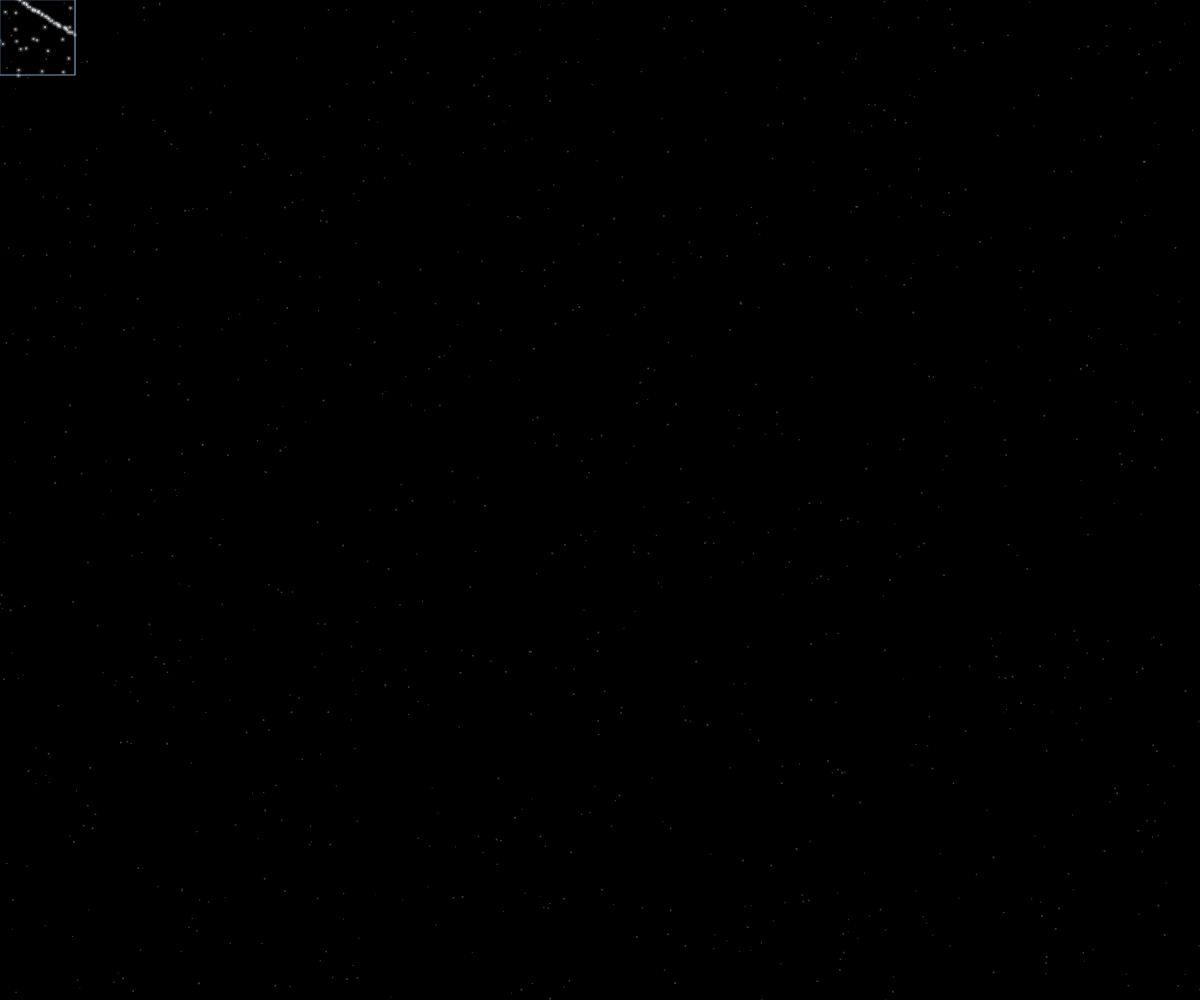
Frame 1 (no input)
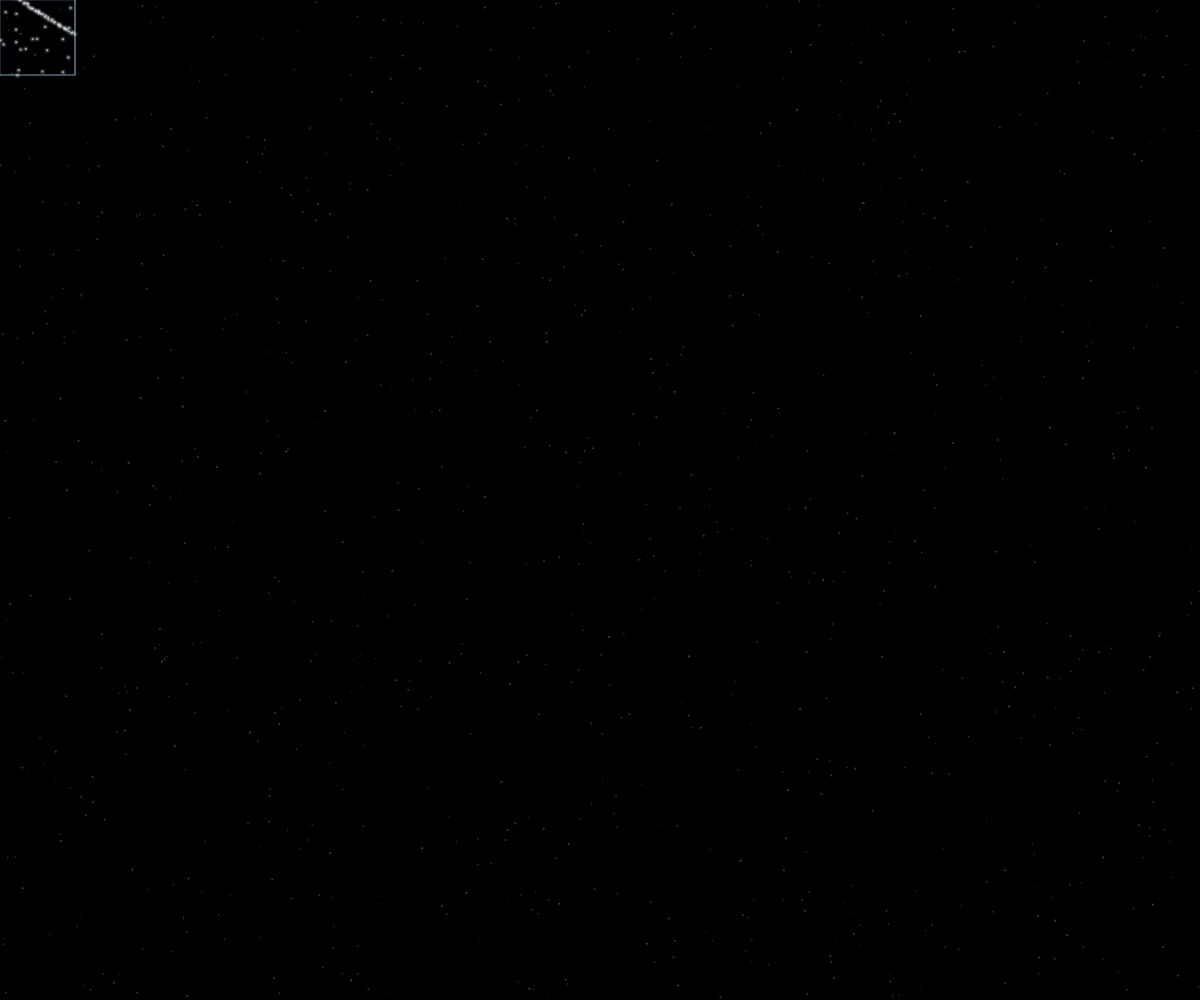
Frame 60 (no input)
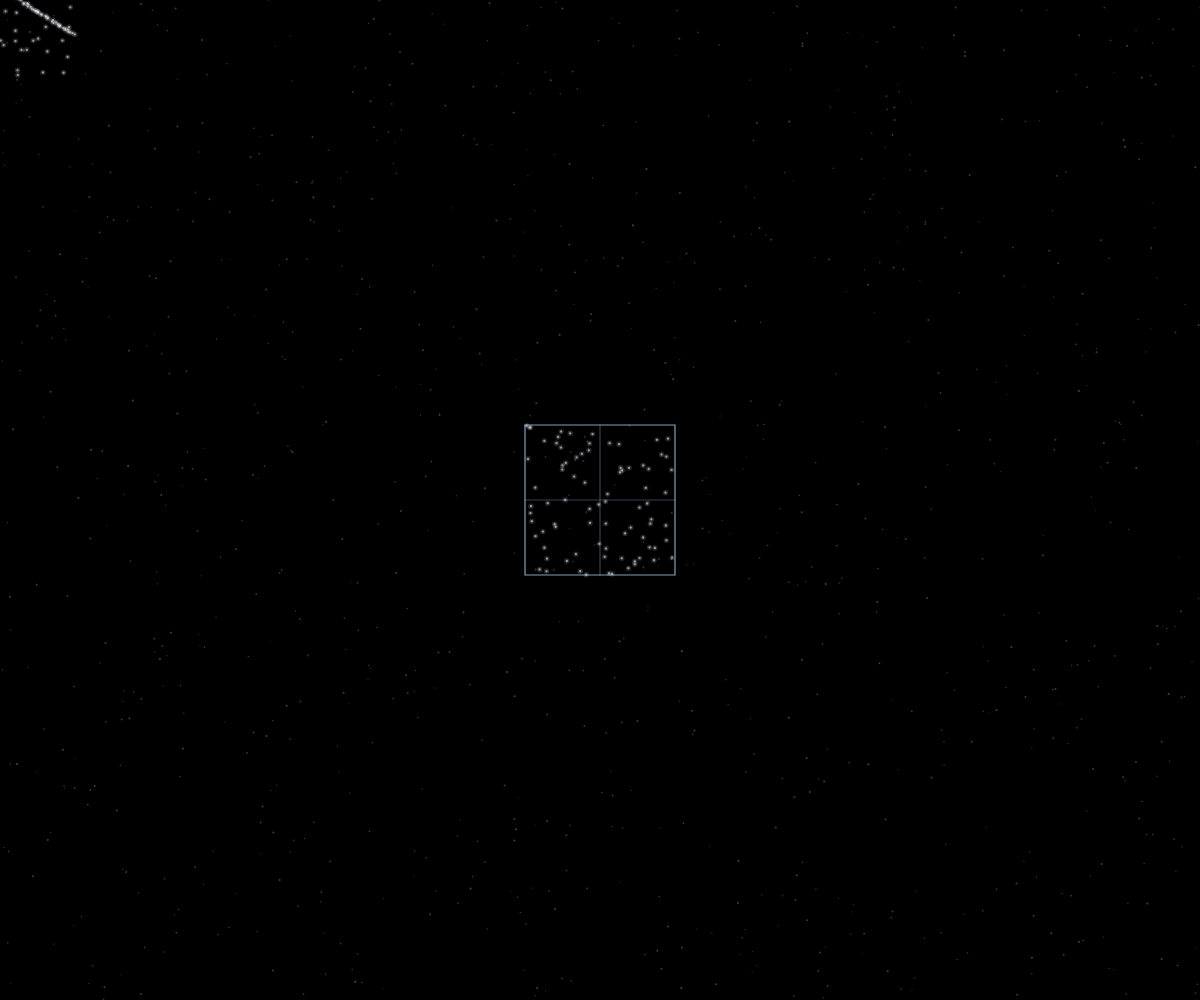
Frame 120 (the mouse pressed at the canvas centre since frame 60)

The p5.js sketch that drew these frames (run headless with seeded random() and noise() and a simulated clock; from frame 60 on, the mouse is pressed at the canvas centre):

// p5.js sketch
// ── sketch.js
let floatingParticles = [];
let roomPoints = [];

const FRAME_SIZE = 150;
const FLOATING_COUNT = 950;

// 猫
let cat;
let catObservedTrails = [];

// 箱
let boxArea = {};

// 最初は観測を開始しない
let hasActivatedObservation = false;

// 音
let audioStarted = false;
let bgmStarted = false;
let nextCatSoundFrame = 0;
let nextScratchFrame = 0;
let catPauseAnchorX = 0;
let catPauseAnchorY = 0;

// pointer（マウス / touch 共通）
let pointerX = 0;
let pointerY = 0;
let hasPointer = false;

function setup() {
  createCanvas(windowWidth, windowHeight);

  for (let i = 0; i < FLOATING_COUNT; i++) {
    floatingParticles.push({
      x: random(width),
      y: random(height),
      vx: random(-0.22, 0.22),
      vy: random(-0.22, 0.22),
      size: random(1, 2.2)
    });
  }

  createRoomPoints();
  initCat();
  scheduleNextCatSound(true);
  scheduleNextScratch(true);
}

function initCat() {
  cat = {
    x: width * 0.36,
    y: height * 0.84,
    targetX: width * 0.58,
    targetY: height * 0.80,
    state: "walk", // walk, pause, toBox, sleep
    dir: 1,
    speed: 0.65,
    timer: 0,
    sleepTimer: 0,
    posePhase: 0
  };
}

function draw() {
  background(0);

  drawFloatingParticles();
  updateObservation();
  updateCat();
  updateCatSounds();
  updateScratchSound();
  drawObservedRoom();
  drawObservedCatTrails();
  drawObservationFrame();
}

function getPointerPos() {
  return {
    x: hasPointer ? pointerX : mouseX,
    y: hasPointer ? pointerY : mouseY
  };
}

function startAudioIfNeeded() {
  audioStarted = true;
  if (!bgmStarted) {
    startBGM();
  }
}

function drawFloatingParticles() {
  noStroke();

  for (let p of floatingParticles) {
    p.x += p.vx;
    p.y += p.vy;

    if (p.x < 0) p.x = width;
    if (p.x > width) p.x = 0;
    if (p.y < 0) p.y = height;
    if (p.y > height) p.y = 0;

    fill(210, 230, 255, 68);
    circle(p.x, p.y, p.size);
  }
}

function createRoomPoints() {
  roomPoints = [];

  const floorFrontLeftX = width * -0.02;
  const floorFrontRightX = width * 1.02;
  const floorFrontY = height * 1.02;

  const floorBackLeftX = width * 0.18;
  const floorBackRightX = width * 0.82;
  const floorBackY = height * 0.66;

  const ceilingFrontLeftX = width * -0.01;
  const ceilingFrontRightX = width * 1.01;
  const ceilingFrontY = height * -0.02;

  const ceilingBackLeftX = width * 0.20;
  const ceilingBackRightX = width * 0.80;
  const ceilingBackY = height * 0.14;

  // 床
  addQuadFillPoints(
    floorFrontLeftX, floorFrontY,
    floorFrontRightX, floorFrontY,
    floorBackRightX, floorBackY,
    floorBackLeftX, floorBackY,
    1800
  );
  addLinePoints(floorFrontLeftX, floorFrontY, floorFrontRightX, floorFrontY, 260);
  addLinePoints(floorBackLeftX, floorBackY, floorBackRightX, floorBackY, 180);
  addLinePoints(floorFrontLeftX, floorFrontY, floorBackLeftX, floorBackY, 120);
  addLinePoints(floorFrontRightX, floorFrontY, floorBackRightX, floorBackY, 120);

  // 天井
  addQuadFillPoints(
    ceilingFrontLeftX, ceilingFrontY,
    ceilingFrontRightX, ceilingFrontY,
    ceilingBackRightX, ceilingBackY,
    ceilingBackLeftX, ceilingBackY,
    850
  );
  addLinePoints(ceilingFrontLeftX, ceilingFrontY, ceilingFrontRightX, ceilingFrontY, 180);
  addLinePoints(ceilingBackLeftX, ceilingBackY, ceilingBackRightX, ceilingBackY, 140);
  addLinePoints(ceilingFrontLeftX, ceilingFrontY, ceilingBackLeftX, ceilingBackY, 85);
  addLinePoints(ceilingFrontRightX, ceilingFrontY, ceilingBackRightX, ceilingBackY, 85);

  // 左壁
  addQuadFillPoints(
    floorFrontLeftX, floorFrontY,
    floorBackLeftX, floorBackY,
    ceilingBackLeftX, ceilingBackY,
    ceilingFrontLeftX, ceilingFrontY,
    1000
  );
  addLinePoints(floorFrontLeftX, floorFrontY, floorBackLeftX, floorBackY, 110);
  addLinePoints(ceilingFrontLeftX, ceilingFrontY, ceilingBackLeftX, ceilingBackY, 80);
  addLinePoints(floorFrontLeftX, floorFrontY, ceilingFrontLeftX, ceilingFrontY, 110);
  addLinePoints(floorBackLeftX, floorBackY, ceilingBackLeftX, ceilingBackY, 95);

  // 右壁
  addQuadFillPoints(
    floorBackRightX, floorBackY,
    floorFrontRightX, floorFrontY,
    ceilingFrontRightX, ceilingFrontY,
    ceilingBackRightX, ceilingBackY,
    1000
  );
  addLinePoints(floorFrontRightX, floorFrontY, floorBackRightX, floorBackY, 110);
  addLinePoints(ceilingFrontRightX, ceilingFrontY, ceilingBackRightX, ceilingBackY, 80);
  addLinePoints(floorFrontRightX, floorFrontY, ceilingFrontRightX, ceilingFrontY, 110);
  addLinePoints(floorBackRightX, floorBackY, ceilingBackRightX, ceilingBackY, 95);

  // 奥壁
  addQuadFillPoints(
    floorBackLeftX, floorBackY,
    floorBackRightX, floorBackY,
    ceilingBackRightX, ceilingBackY,
    ceilingBackLeftX, ceilingBackY,
    1200
  );
  addLinePoints(floorBackLeftX, floorBackY, floorBackRightX, floorBackY, 180);
  addLinePoints(ceilingBackLeftX, ceilingBackY, ceilingBackRightX, ceilingBackY, 180);
  addLinePoints(floorBackLeftX, floorBackY, ceilingBackLeftX, ceilingBackY, 110);
  addLinePoints(floorBackRightX, floorBackY, ceilingBackRightX, ceilingBackY, 110);

  createDoor();
  createHangingLight();
  createOutlet();

  createDesk();
  createChair();
  createSofa();
  createHangerRack();
  createBox();
}

function createDoor() {
  const x = width * 0.29;
  const y = height * 0.30;
  const w = width * 0.11;
  const h = height * 0.36;

  addRoundedRectPoints(x, y, w, h, 220);
  addLinePoints(x, y, x + w, y, 45);
  addLinePoints(x, y + h, x + w, y + h, 45);
  addLinePoints(x, y, x, y + h, 50);
  addLinePoints(x + w, y, x + w, y + h, 50);

  addLinePoints(x + w * 0.08, y + h * 0.04, x + w * 0.92, y + h * 0.04, 26);
  addLinePoints(x + w * 0.08, y + h * 0.96, x + w * 0.92, y + h * 0.96, 26);
  addLinePoints(x + w * 0.08, y + h * 0.04, x + w * 0.08, y + h * 0.96, 30);
  addLinePoints(x + w * 0.92, y + h * 0.04, x + w * 0.92, y + h * 0.96, 30);

  addEllipsePoints(x + w * 0.82, y + h * 0.56, width * 0.010, height * 0.018, 18);
}

function createHangingLight() {
  const cx = width * 0.58;
  const topY = height * 0.10;
  const bulbY = height * 0.22;

  addLinePoints(cx, topY, cx, bulbY - height * 0.025, 45);
  addRectPoints(cx - width * 0.008, bulbY - height * 0.035, width * 0.016, height * 0.010, 18);
  addEllipsePoints(cx, bulbY, width * 0.028, height * 0.040, 45);
  addEllipsePoints(cx, bulbY + height * 0.004, width * 0.014, height * 0.018, 20);

  addEllipsePoints(cx, bulbY + height * 0.006, width * 0.065, height * 0.028, 34);
  addEllipsePoints(cx, bulbY + height * 0.008, width * 0.110, height * 0.050, 46);

  for (let i = 0; i < 80; i++) {
    roomPoints.push({
      x: cx + random(-width * 0.07, width * 0.07),
      y: bulbY + random(-height * 0.03, height * 0.08),
      observed: false
    });
  }
}

function createOutlet() {
  // 左壁に貼り付いた感じのコンセント
  const x = width * 0.145;
  const y = height * 0.715;
  const w = width * 0.018;
  const h = height * 0.042;
  const skew = width * 0.010;

  const p1 = { x: x,     y: y };
  const p2 = { x: x + w, y: y - skew * 0.35 };
  const p3 = { x: x + w, y: y + h - skew * 0.35 };
  const p4 = { x: x,     y: y + h };

  addPolygonFillPoints([p1, p2, p3, p4], 46);
  addLinePoints(p1.x, p1.y, p2.x, p2.y, 10);
  addLinePoints(p2.x, p2.y, p3.x, p3.y, 10);
  addLinePoints(p3.x, p3.y, p4.x, p4.y, 10);
  addLinePoints(p4.x, p4.y, p1.x, p1.y, 10);

  const inset = width * 0.0028;
  const q1 = { x: x + inset,     y: y + inset * 1.1 };
  const q2 = { x: x + w - inset, y: y - skew * 0.35 + inset * 0.6 };
  const q3 = { x: x + w - inset, y: y + h - skew * 0.35 - inset * 0.6 };
  const q4 = { x: x + inset,     y: y + h - inset * 1.1 };

  addLinePoints(q1.x, q1.y, q2.x, q2.y, 8);
  addLinePoints(q2.x, q2.y, q3.x, q3.y, 8);
  addLinePoints(q3.x, q3.y, q4.x, q4.y, 8);
  addLinePoints(q4.x, q4.y, q1.x, q1.y, 8);

  const leftSlotX = x + w * 0.34;
  const rightSlotX = x + w * 0.64;

  addLinePoints(leftSlotX,  y + h * 0.26, leftSlotX,  y + h * 0.42, 5);
  addLinePoints(rightSlotX, y + h * 0.24, rightSlotX, y + h * 0.40, 5);
  addLinePoints(leftSlotX,  y + h * 0.59, leftSlotX,  y + h * 0.75, 5);
  addLinePoints(rightSlotX, y + h * 0.57, rightSlotX, y + h * 0.73, 5);
}

function createDesk() {
  const x = width * 0.14;
  const y = height * 0.71;
  const w = width * 0.20;
  const h = height * 0.020;

  addRectPoints(x, y, w, h, 210);
  addLinePoints(x, y, x + w, y, 60);
  addLinePoints(x, y + h, x + w, y + h, 60);

  addLinePoints(x + w * 0.08, y + h, x + w * 0.08, height * 0.90, 42);
  addLinePoints(x + w * 0.28, y + h, x + w * 0.28, height * 0.90, 42);
  addLinePoints(x + w * 0.74, y + h, x + w * 0.74, height * 0.90, 42);
  addLinePoints(x + w * 0.92, y + h, x + w * 0.92, height * 0.90, 42);
}

function createChair() {
  const x = width * 0.20;
  const y = height * 0.78;
  const w = width * 0.08;
  const seatH = height * 0.020;
  const backH = height * 0.09;

  addRoundedRectPoints(x, y, w, seatH, 70);
  addLinePoints(x, y, x + w, y, 18);
  addLinePoints(x, y + seatH, x + w, y + seatH, 18);

  addRoundedRectPoints(x + w * 0.08, y - backH, w * 0.84, backH, 70);
  addLinePoints(x + w * 0.08, y - backH, x + w * 0.92, y - backH, 18);

  addLinePoints(x + w * 0.18, y + seatH, x + w * 0.18, y + height * 0.10, 16);
  addLinePoints(x + w * 0.82, y + seatH, x + w * 0.82, y + height * 0.10, 16);
  addLinePoints(x + w * 0.26, y - backH * 0.1, x + w * 0.26, y, 16);
  addLinePoints(x + w * 0.74, y - backH * 0.1, x + w * 0.74, y, 16);
}

function createSofa() {
  const x = width * 0.49;
  const y = height * 0.70;
  const w = width * 0.25;
  const seatH = height * 0.07;
  const backH = height * 0.12;
  const armW = width * 0.038;
  const baseH = height * 0.028;
  const depthLift = height * 0.014;

  addRoundedRectPoints(x, y - backH, w, backH, 340);
  addRoundedRectPoints(x, y, w, seatH, 320);
  addRectPoints(x + w * 0.02, y + seatH, w * 0.96, baseH, 120);

  addRoundedRectPoints(x - armW, y - height * 0.01, armW, seatH + baseH, 120);
  addRoundedRectPoints(x + w, y - height * 0.01, armW, seatH + baseH, 120);

  addLinePoints(x, y - backH, x + w, y - backH, 80);
  addLinePoints(x, y - backH, x, y + seatH * 0.15, 50);
  addLinePoints(x + w, y - backH, x + w, y + seatH * 0.15, 50);
  addLinePoints(x, y + seatH, x + w, y + seatH, 90);
  addLinePoints(x, y, x + w, y, 70);

  addLinePoints(x - armW, y - height * 0.01, x, y - height * 0.01, 24);
  addLinePoints(x + w, y - height * 0.01, x + w + armW, y - height * 0.01, 24);

  addRoundedRectPoints(x + w * 0.06, y + seatH * 0.08, w * 0.38, seatH * 0.52, 120);
  addRoundedRectPoints(x + w * 0.56, y + seatH * 0.08, w * 0.38, seatH * 0.52, 120);

  addRoundedRectPoints(x + w * 0.06, y - backH * 0.78, w * 0.38, backH * 0.54, 110);
  addRoundedRectPoints(x + w * 0.56, y - backH * 0.78, w * 0.38, backH * 0.54, 110);

  addLinePoints(x + w * 0.50, y + seatH * 0.12, x + w * 0.50, y + seatH * 0.92, 35);
  addLinePoints(x + w * 0.50, y - backH * 0.76, x + w * 0.50, y - backH * 0.08, 35);

  addEllipsePoints(x + w * 0.24, y + seatH * 0.72, w * 0.22, seatH * 0.58, 75);
  addEllipsePoints(x + w * 0.76, y + seatH * 0.72, w * 0.22, seatH * 0.58, 75);

  addLinePoints(x + w * 0.06, y + depthLift, x + w * 0.94, y + depthLift, 45);

  const legY1 = y + seatH + baseH;
  const legY2 = legY1 + height * 0.035;
  addLinePoints(x + w * 0.10, legY1, x + w * 0.10, legY2, 18);
  addLinePoints(x + w * 0.90, legY1, x + w * 0.90, legY2, 18);
  addLinePoints(x + w * 0.18, legY1, x + w * 0.18, legY2, 16);
  addLinePoints(x + w * 0.82, legY1, x + w * 0.82, legY2, 16);
}

function createHangerRack() {
  const leftX = width * 0.77;
  const rightX = width * 0.93;
  const topY = height * 0.24;
  const bottomY = height * 0.90;

  addLinePoints(leftX, topY, rightX, topY, 85);
  addLinePoints(leftX + width * 0.02, topY, leftX + width * 0.02, bottomY, 95);
  addLinePoints(rightX - width * 0.02, topY, rightX - width * 0.02, bottomY, 95);
  addLinePoints(leftX, bottomY, rightX, bottomY, 70);

  addShirt(leftX + width * 0.010, topY + height * 0.05, width * 0.040, height * 0.17);
  addShirt(leftX + width * 0.050, topY + height * 0.055, width * 0.045, height * 0.18);
  addShirt(leftX + width * 0.095, topY + height * 0.048, width * 0.042, height * 0.175);
  addShirt(leftX + width * 0.138, topY + height * 0.058, width * 0.038, height * 0.16);
}

function createBox() {
  const x = width * 0.34;
  const y = height * 0.82;
  const w = width * 0.11;
  const h = height * 0.08;

  boxArea = {
    x: x + w * 0.10,
    y: y + h * 0.08,
    w: w * 0.80,
    h: h * 0.75,
    centerX: x + w * 0.50,
    centerY: y + h * 0.52
  };

  addRectPoints(x, y, w, h, 180);
  addLinePoints(x, y, x + w, y, 38);
  addLinePoints(x, y + h, x + w, y + h, 38);
  addLinePoints(x, y, x, y + h, 28);
  addLinePoints(x + w, y, x + w, y + h, 28);

  addPolygonFillPoints([
    {x:x, y:y},
    {x:x + w * 0.25, y:y - h * 0.18},
    {x:x + w * 0.50, y:y},
    {x:x + w * 0.22, y:y + h * 0.02}
  ], 35);

  addPolygonFillPoints([
    {x:x + w * 0.50, y:y},
    {x:x + w * 0.75, y:y - h * 0.18},
    {x:x + w, y:y},
    {x:x + w * 0.78, y:y + h * 0.02}
  ], 35);

  addLinePoints(x, y, x + w * 0.25, y - h * 0.18, 12);
  addLinePoints(x + w * 0.25, y - h * 0.18, x + w * 0.50, y, 12);
  addLinePoints(x + w * 0.50, y, x + w * 0.75, y - h * 0.18, 12);
  addLinePoints(x + w * 0.75, y - h * 0.18, x + w, y, 12);

  addLinePoints(x + w * 0.50, y + h * 0.08, x + w * 0.50, y + h * 0.92, 20);
}

function addShirt(x, y, w, h) {
  addLinePoints(x + w * 0.50, y - h * 0.22, x + w * 0.34, y - h * 0.10, 10);
  addLinePoints(x + w * 0.50, y - h * 0.22, x + w * 0.66, y - h * 0.10, 10);
  addLinePoints(x + w * 0.34, y - h * 0.10, x + w * 0.66, y - h * 0.10, 14);

  const pts = [
    { x: x + w * 0.32, y: y },
    { x: x + w * 0.22, y: y + h * 0.10 },
    { x: x + w * 0.02, y: y + h * 0.22 },
    { x: x + w * 0.14, y: y + h * 0.42 },
    { x: x + w * 0.26, y: y + h * 0.36 },
    { x: x + w * 0.22, y: y + h * 0.98 },
    { x: x + w * 0.78, y: y + h * 0.98 },
    { x: x + w * 0.74, y: y + h * 0.36 },
    { x: x + w * 0.86, y: y + h * 0.42 },
    { x: x + w * 0.98, y: y + h * 0.22 },
    { x: x + w * 0.78, y: y + h * 0.10 },
    { x: x + w * 0.68, y: y }
  ];

  addPolygonFillPoints(pts, 150);

  for (let i = 0; i < pts.length; i++) {
    const a = pts[i];
    const b = pts[(i + 1) % pts.length];
    addLinePoints(a.x, a.y, b.x, b.y, 14);
  }

  addLinePoints(x + w * 0.42, y + h * 0.02, x + w * 0.58, y + h * 0.02, 8);
}

function updateCat() {
  cat.timer++;

  if (cat.state === "walk") {
    moveCatToward(cat.targetX, cat.targetY, cat.speed);
    cat.posePhase += 0.12;

    if (dist(cat.x, cat.y, cat.targetX, cat.targetY) < 10) {
      if (random() < 0.28) {
        cat.state = "pause";
        cat.timer = 0;
        catPauseAnchorX = cat.x;
        catPauseAnchorY = cat.y;
      } else if (random() < 0.22) {
        cat.state = "toBox";
        cat.targetX = boxArea.centerX;
        cat.targetY = boxArea.centerY;
      } else {
        chooseNewCatTarget();
      }
    }
  } else if (cat.state === "pause") {
    cat.posePhase += 0.03;
    cat.x = lerp(cat.x, catPauseAnchorX, 0.15);
    cat.y = lerp(cat.y, catPauseAnchorY, 0.15);

    if (cat.timer > int(random(45, 110))) {
      if (random() < 0.30) {
        cat.state = "toBox";
        cat.targetX = boxArea.centerX;
        cat.targetY = boxArea.centerY;
      } else {
        cat.state = "walk";
        chooseNewCatTarget();
      }
      cat.timer = 0;
    }
  } else if (cat.state === "toBox") {
    moveCatToward(cat.targetX, cat.targetY, cat.speed * 0.9);
    cat.posePhase += 0.10;
    if (dist(cat.x, cat.y, cat.targetX, cat.targetY) < 8) {
      cat.state = "sleep";
      cat.sleepTimer = 0;
      cat.timer = 0;
    }
  } else if (cat.state === "sleep") {
    cat.sleepTimer++;
    cat.posePhase += 0.04;
    cat.x = lerp(cat.x, boxArea.centerX, 0.12);
    cat.y = lerp(cat.y, boxArea.centerY + boxArea.h * 0.04, 0.12);

    if (cat.sleepTimer > int(random(180, 360))) {
      cat.state = "walk";
      chooseNewCatTarget();
      cat.timer = 0;
    }
  }

  if (cat.state !== "sleep") {
    cat.dir = cat.targetX >= cat.x ? 1 : -1;
  }

  observeCatIfInsideFrame();
}

function chooseNewCatTarget() {
  cat.targetX = random(width * 0.22, width * 0.78);
  cat.targetY = random(height * 0.73, height * 0.89);
}

function moveCatToward(tx, ty, spd) {
  const dx = tx - cat.x;
  const dy = ty - cat.y;
  const d = sqrt(dx * dx + dy * dy);
  if (d > 0.001) {
    cat.x += (dx / d) * spd;
    cat.y += (dy / d) * spd * 0.55;
  }
}

function observeCatIfInsideFrame() {
  if (!hasActivatedObservation) return;

  const p = getPointerPos();
  const px = p.x;
  const py = p.y;

  if (
    cat.x > px - FRAME_SIZE / 2 &&
    cat.x < px + FRAME_SIZE / 2 &&
    cat.y > py - FRAME_SIZE / 2 &&
    cat.y < py + FRAME_SIZE / 2
  ) {
    let points = getCatPoints(cat.x, cat.y, cat.dir, cat.state === "sleep");
    for (let pt of points) {
      if (
        pt.x > px - FRAME_SIZE / 2 &&
        pt.x < px + FRAME_SIZE / 2 &&
        pt.y > py - FRAME_SIZE / 2 &&
        pt.y < py + FRAME_SIZE / 2
      ) {
        catObservedTrails.push({
          x: pt.x + random(-0.4, 0.4),
          y: pt.y + random(-0.4, 0.4),
          life: 255
        });
      }
    }
  }
}

function getCatPoints(cx, cy, dir, sleeping) {
  let pts = [];

  if (sleeping) {
    pts.push(...ellipseParticlePoints(cx, cy, 52, 28, 70));
    pts.push(...ellipseParticlePoints(cx + 10 * dir, cy - 6, 18, 14, 20));
    pts.push(...triangleParticlePoints(cx + 14 * dir, cy - 12, cx + 20 * dir, cy - 22, cx + 9 * dir, cy - 18, 8));
    pts.push(...triangleParticlePoints(cx + 5 * dir, cy - 13, cx + 11 * dir, cy - 23, cx + 1 * dir, cy - 18, 8));
    pts.push(...curveTailPoints(cx - 14 * dir, cy + 4, dir * -1, 22));
  } else {
    pts.push(...ellipseParticlePoints(cx, cy, 72, 32, 85));
    pts.push(...ellipseParticlePoints(cx + 38 * dir, cy - 12, 24, 21, 28));
    pts.push(...triangleParticlePoints(cx + 42 * dir, cy - 22, cx + 48 * dir, cy - 36, cx + 36 * dir, cy - 29, 10));
    pts.push(...triangleParticlePoints(cx + 31 * dir, cy - 21, cx + 37 * dir, cy - 35, cx + 26 * dir, cy - 28, 10));
    pts.push(...ellipseParticlePoints(cx + 24 * dir, cy - 6, 14, 10, 10));

    let walk = sin(cat.posePhase) * 4;
    pts.push(...lineParticlePoints(cx - 18, cy + 8, cx - 18, cy + 24 + walk, 8));
    pts.push(...lineParticlePoints(cx - 2, cy + 9, cx - 1, cy + 25 - walk, 8));
    pts.push(...lineParticlePoints(cx + 16, cy + 8, cx + 16, cy + 25 + walk, 8));
    pts.push(...lineParticlePoints(cx + 28, cy + 8, cx + 29, cy + 23 - walk, 8));

    pts.push(...curveTailPoints(cx - 40 * dir, cy - 2, -dir, 26));
  }

  return pts;
}

function updateCatSounds() {
  if (!audioStarted) return;
  if (frameCount < nextCatSoundFrame) return;
  if (cat.state === "sleep") {
    scheduleNextCatSound(false);
    return;
  }

  let shouldPlay = false;

  if (cat.state === "pause") {
    shouldPlay = random() < 0.60;
  } else if (cat.state === "walk" || cat.state === "toBox") {
    shouldPlay = random() < 0.28;
  }

  if (shouldPlay) {
    playRandomMeow();
  }

  scheduleNextCatSound(false);
}

function updateScratchSound() {
  if (!audioStarted) return;
  if (frameCount < nextScratchFrame) return;

  if (cat.state === "pause") {
    if (random() < 0.42) {
      playScratch();
    }
  }

  scheduleNextScratch(false);
}

function scheduleNextCatSound(isFirst) {
  if (isFirst) {
    nextCatSoundFrame = frameCount + int(random(180, 420));
    return;
  }

  if (cat.state === "pause") {
    nextCatSoundFrame = frameCount + int(random(160, 360));
  } else if (cat.state === "walk" || cat.state === "toBox") {
    nextCatSoundFrame = frameCount + int(random(260, 700));
  } else {
    nextCatSoundFrame = frameCount + int(random(500, 1000));
  }
}

function scheduleNextScratch(isFirst) {
  if (isFirst) {
    nextScratchFrame = frameCount + int(random(300, 720));
    return;
  }

  if (cat.state === "pause") {
    nextScratchFrame = frameCount + int(random(220, 520));
  } else {
    nextScratchFrame = frameCount + int(random(420, 900));
  }
}

function playRandomMeow() {
  const ids = ["meow1", "meow2", "meow3", "meow4"];
  const picked = random(ids);
  const audio = document.getElementById(picked);
  if (!audio) return;

  audio.pause();
  audio.currentTime = 0;
  audio.volume = random(0.35, 0.60);
  audio.play().catch(() => {});
}

function playScratch() {
  const audio = document.getElementById("scratch1");
  if (!audio) return;

  audio.pause();
  audio.currentTime = 0;
  audio.volume = random(0.20, 0.38);
  audio.play().catch(() => {});
}

function startBGM() {
  const bgm = document.getElementById("bgm");
  if (!bgm) return;

  bgm.volume = 0.26;
  bgm.loop = true;
  bgm.play().then(() => {
    bgmStarted = true;
  }).catch(() => {});
}

function drawObservedCatTrails() {
  noStroke();

  for (let i = catObservedTrails.length - 1; i >= 0; i--) {
    let p = catObservedTrails[i];

    let jitterX = random(-0.45, 0.45);
    let jitterY = random(-0.45, 0.45);

    fill(235, 242, 255, min(160, p.life * 0.65));
    circle(p.x + jitterX, p.y + jitterY, 2.2);

    fill(255, 255, 255, min(46, p.life * 0.18));
    circle(p.x + jitterX, p.y + jitterY, 5.0);

    p.life -= 1.8;

    if (p.life <= 0) {
      catObservedTrails.splice(i, 1);
    }
  }
}

function updateObservation() {
  if (!hasActivatedObservation) return;

  const p = getPointerPos();
  const px = p.x;
  const py = p.y;

  for (const point of roomPoints) {
    if (!point.observed) {
      if (
        point.x > px - FRAME_SIZE / 2 &&
        point.x < px + FRAME_SIZE / 2 &&
        point.y > py - FRAME_SIZE / 2 &&
        point.y < py + FRAME_SIZE / 2
      ) {
        point.observed = true;
      }
    }
  }
}

function drawObservedRoom() {
  noStroke();

  for (const p of roomPoints) {
    if (p.observed) {
      const jitterX = random(-0.85, 0.85);
      const jitterY = random(-0.85, 0.85);

      fill(220, 235, 255, 155);
      circle(p.x + jitterX, p.y + jitterY, 2.3);

      fill(255, 255, 255, 40);
      circle(p.x + jitterX, p.y + jitterY, 5.4);
    }
  }
}

function drawObservationFrame() {
  if (!hasActivatedObservation) return;

  const p = getPointerPos();
  const px = p.x;
  const py = p.y;

  noFill();
  stroke(180, 220, 255, 185);
  strokeWeight(1.2);
  rectMode(CENTER);
  rect(px, py, FRAME_SIZE, FRAME_SIZE);

  stroke(180, 220, 255, 75);
  line(px - FRAME_SIZE / 2, py, px + FRAME_SIZE / 2, py);
  line(px, py - FRAME_SIZE / 2, px, py + FRAME_SIZE / 2);
}

function addLinePoints(x1, y1, x2, y2, count) {
  for (let i = 0; i < count; i++) {
    const t = i / max(count - 1, 1);
    roomPoints.push({
      x: lerp(x1, x2, t) + random(-1.0, 1.0),
      y: lerp(y1, y2, t) + random(-1.0, 1.0),
      observed: false
    });
  }
}

function addRectPoints(x, y, w, h, count) {
  for (let i = 0; i < count; i++) {
    roomPoints.push({
      x: random(x, x + w),
      y: random(y, y + h),
      observed: false
    });
  }
}

function addRoundedRectPoints(x, y, w, h, count) {
  for (let i = 0; i < count; i++) {
    let px = random(x, x + w);
    let py = random(y, y + h);

    const inset = min(w, h) * 0.10;
    if (
      (px < x + inset && py < y + inset) ||
      (px > x + w - inset && py < y + inset) ||
      (px < x + inset && py > y + h - inset) ||
      (px > x + w - inset && py > y + h - inset)
    ) {
      px = lerp(px, x + w / 2, 0.15);
      py = lerp(py, y + h / 2, 0.15);
    }

    roomPoints.push({
      x: px,
      y: py,
      observed: false
    });
  }
}

function addEllipsePoints(cx, cy, w, h, count) {
  for (let i = 0; i < count; i++) {
    const angle = random(TWO_PI);
    const r = sqrt(random());
    const px = cx + cos(angle) * (w * 0.5) * r;
    const py = cy + sin(angle) * (h * 0.5) * r;

    roomPoints.push({
      x: px + random(-0.7, 0.7),
      y: py + random(-0.7, 0.7),
      observed: false
    });
  }
}

function addQuadFillPoints(x1, y1, x2, y2, x3, y3, x4, y4, count) {
  for (let i = 0; i < count; i++) {
    const u = random();
    const v = random();

    const topX = lerp(x1, x2, u);
    const topY = lerp(y1, y2, u);
    const bottomX = lerp(x4, x3, u);
    const bottomY = lerp(y4, y3, u);

    roomPoints.push({
      x: lerp(topX, bottomX, v) + random(-0.9, 0.9),
      y: lerp(topY, bottomY, v) + random(-0.9, 0.9),
      observed: false
    });
  }
}

function addPolygonFillPoints(points, count) {
  let minX = Infinity, minY = Infinity, maxX = -Infinity, maxY = -Infinity;

  for (const p of points) {
    minX = min(minX, p.x);
    minY = min(minY, p.y);
    maxX = max(maxX, p.x);
    maxY = max(maxY, p.y);
  }

  let added = 0;
  let tries = 0;
  const maxTries = count * 20;

  while (added < count && tries < maxTries) {
    const px = random(minX, maxX);
    const py = random(minY, maxY);

    if (pointInPolygon(px, py, points)) {
      roomPoints.push({
        x: px + random(-0.5, 0.5),
        y: py + random(-0.5, 0.5),
        observed: false
      });
      added++;
    }

    tries++;
  }
}

function pointInPolygon(x, y, points) {
  let inside = false;

  for (let i = 0, j = points.length - 1; i < points.length; j = i++) {
    const xi = points[i].x, yi = points[i].y;
    const xj = points[j].x, yj = points[j].y;

    const intersect =
      ((yi > y) !== (yj > y)) &&
      (x < ((xj - xi) * (y - yi)) / ((yj - yi) || 0.00001) + xi);

    if (intersect) inside = !inside;
  }

  return inside;
}

function ellipseParticlePoints(cx, cy, w, h, count) {
  let pts = [];
  for (let i = 0; i < count; i++) {
    const angle = random(TWO_PI);
    const r = sqrt(random());
    pts.push({
      x: cx + cos(angle) * (w * 0.5) * r,
      y: cy + sin(angle) * (h * 0.5) * r
    });
  }
  return pts;
}

function triangleParticlePoints(x1, y1, x2, y2, x3, y3, count) {
  let pts = [];
  for (let i = 0; i < count; i++) {
    let a = random();
    let b = random();
    if (a + b > 1) {
      a = 1 - a;
      b = 1 - b;
    }
    let c = 1 - a - b;
    pts.push({
      x: a * x1 + b * x2 + c * x3,
      y: a * y1 + b * y2 + c * y3
    });
  }
  return pts;
}

function lineParticlePoints(x1, y1, x2, y2, count) {
  let pts = [];
  for (let i = 0; i < count; i++) {
    const t = i / max(count - 1, 1);
    pts.push({
      x: lerp(x1, x2, t),
      y: lerp(y1, y2, t)
    });
  }
  return pts;
}

function curveTailPoints(startX, startY, dir, count) {
  let pts = [];
  for (let i = 0; i < count; i++) {
    let t = i / max(count - 1, 1);
    let x = startX + dir * (-10 + t * 24);
    let y = startY - sin(t * PI) * 12 - t * 6;
    pts.push({ x, y });
  }
  return pts;
}

function mouseMoved() {
  pointerX = mouseX;
  pointerY = mouseY;
  hasPointer = true;
  hasActivatedObservation = true;
}

function mouseDragged() {
  pointerX = mouseX;
  pointerY = mouseY;
  hasPointer = true;
  hasActivatedObservation = true;
}

function mousePressed() {
  pointerX = mouseX;
  pointerY = mouseY;
  hasPointer = true;
  hasActivatedObservation = true;
  startAudioIfNeeded();
}

function touchStarted() {
  if (touches.length > 0) {
    pointerX = touches[0].x;
    pointerY = touches[0].y;
    hasPointer = true;
    hasActivatedObservation = true;
    startAudioIfNeeded();
  }
  return false;
}

function touchMoved() {
  if (touches.length > 0) {
    pointerX = touches[0].x;
    pointerY = touches[0].y;
    hasPointer = true;
    hasActivatedObservation = true;
  }
  return false;
}

function windowResized() {
  resizeCanvas(windowWidth, windowHeight);
  createRoomPoints();
  initCat();
  hasActivatedObservation = false;
  audioStarted = false;
  bgmStarted = false;
  hasPointer = false;
  scheduleNextCatSound(true);
  scheduleNextScratch(true);
}
